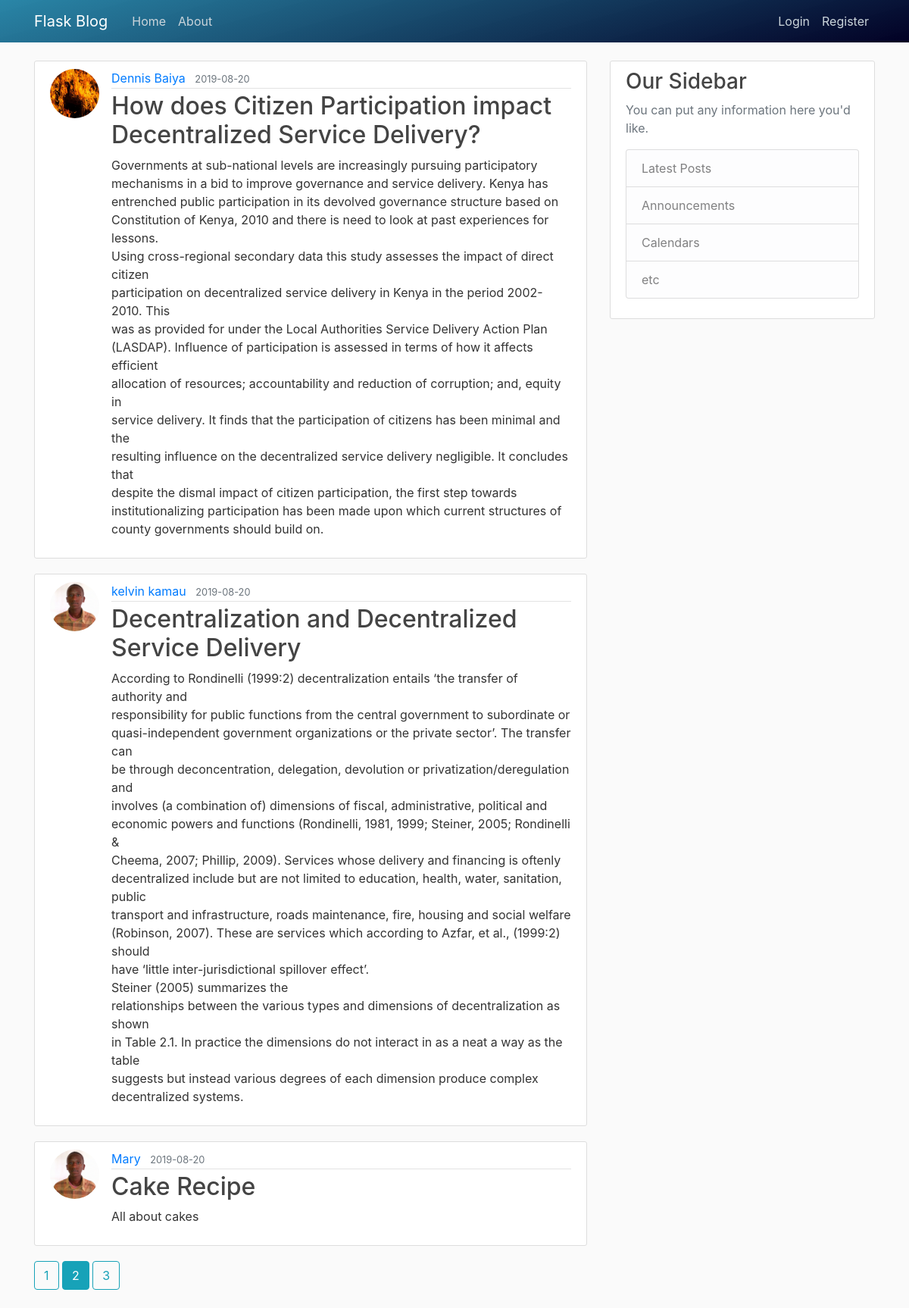
The page /home?page=2 on the database its author committed.
### blog_post/models.py (models this page shows, shortened)
class Post(db.Model):
    id = db.Column(db.Integer, primary_key=True)
    title = db.Column(db.String(100), nullable=False)
    date_posted = db.Column(db.DateTime, nullable=False,
                            default=datetime.utcnow)
    content = db.Column(db.Text, nullable=False)
    user_id = db.Column(db.Integer, db.ForeignKey('user.id'), nullable=False)

class User(db.Model, UserMixin):
    id = db.Column(db.Integer, primary_key=True)
    username = db.Column(db.String(20), unique=True, nullable=False)
    email = db.Column(db.String(120), unique=True, nullable=False)
    image_file = db.Column(db.String(20), nullable=False,
                           default='default.jpg')
    password = db.Column(db.String(60), nullable=False)
    posts = db.relationship('Post', backref='author', lazy=True)

### blog_post/main/routes.py (the view)
@main.route('/')
@main.route('/home')
def home():
    page = request.args.get('page', 1, type=int)
    posts = Post.query.order_by(
        Post.date_posted.desc()).paginate(page=page, per_page=3)
    return render_template("home.html", posts=posts)

### blog_post/templates/home.html (shortened to what this page needs)
{% extends 'base.html' %}
{% block content %}
    {% for post in posts.items %}
        <article class="media content-section">
            <img class="rounded-circle article-img" src="{{ url_for('static', filename='profile_pics/' + post.author.image_file) }}" alt="">
            <div class="media-body">
                <div class="article-metadata">
                    <a class="mr-2" href="{{url_for('users.user_posts', username=post.author.username)}}">{{ post.author.username }}</a>
                    <small class="text-muted">{{ post.date_posted.strftime('%Y-%m-%d')}}</small>
                </div>
                <h2><a class="article-title" href="{{url_for('posts.post', post_id=post.id)}}">{{ post.title }}</a></h2>
                <p class="article-content">{{ post.content }}</p>
            </div>
        </article>
    {% endfor %}
    {% for page_num in posts.iter_pages(left_edge=1, right_edge=1, left_current=1, right_current=2) %}
        {% if page_num %}
            {% if posts.page == page_num %}
                <a class="btn btn-info mb-4" href="{{ url_for('main.home', page=page_num) }}">{{ page_num }}</a>
            {% else %}
                <a class="btn btn-outline-info mb-4" href="{{ url_for('main.home', page=page_num) }}">{{ page_num }}</a>
            {% endif %}
        {% endif %}
    {% endfor %}
{% endblock content%}

### blog_post/static/main.css (style rules this page uses)
body { background: #fafafa; color: #333333; margin-top: 5rem; }
h1, h2, h3, h4, h5, h6 { color: #444444; }
.content-section { background: #ffffff; padding: 10px 20px; border: 1px solid #dddddd; border-radius: 3px; margin-bottom: 20px; }
.article-title { color: #444444; }
.article-content { white-space: pre-line; }
.article-img { height: 65px; width: 65px; margin-right: 16px; }
.article-metadata { padding-bottom: 1px; margin-bottom: 4px; border-bottom: 1px solid #e3e3e3 }

### rows shown on the page
Post: image_file (picture), author.username "Dennis Baiya", date_posted "2019-08-20", title "How does Citizen Participation impact Decentralized Service Delivery?", content "Governments at sub-national levels are increasingly pursuing participatory mechanisms in a bid to improve governance and service delivery. Kenya has entrenched public participation in its devolved governance structure based on Constitution of Kenya, 2010 and there is need to look at past experiences for lessons. Using cross-regional secondary data this study assesses the impact of direct citizen participation on decentralized service delivery in Kenya in the period 2002-2010. This was as provided for under the Local Authorities Service Delivery Action Plan (LASDAP). Influence of participation is assessed in terms of how it affects efficient allocation of resources; accountability and…"
Post: image_file (placeholder picture), author.username "kelvin kamau", date_posted "2019-08-20", title "Decentralization and Decentralized Service Delivery", content "According to Rondinelli (1999:2) decentralization entails ‘the transfer of authority and responsibility for public functions from the central government to subordinate or quasi-independent government organizations or the private sector’. The transfer can be through deconcentration, delegation, devolution or privatization/deregulation and involves (a combination of) dimensions of fiscal, administrative, political and economic powers and functions (Rondinelli, 1981, 1999; Steiner, 2005; Rondinelli & Cheema, 2007; Phillip, 2009). Services whose delivery and financing is oftenly decentralized include but are not limited to education, health, water, sanitation, public transport and…"
Post: image_file (placeholder picture), author.username "Mary", date_posted "2019-08-20", title "Cake Recipe", content "All about cakes"

### other values the page prints
{{ page_num }} "1" "3"
{{ page_num }} "2"
